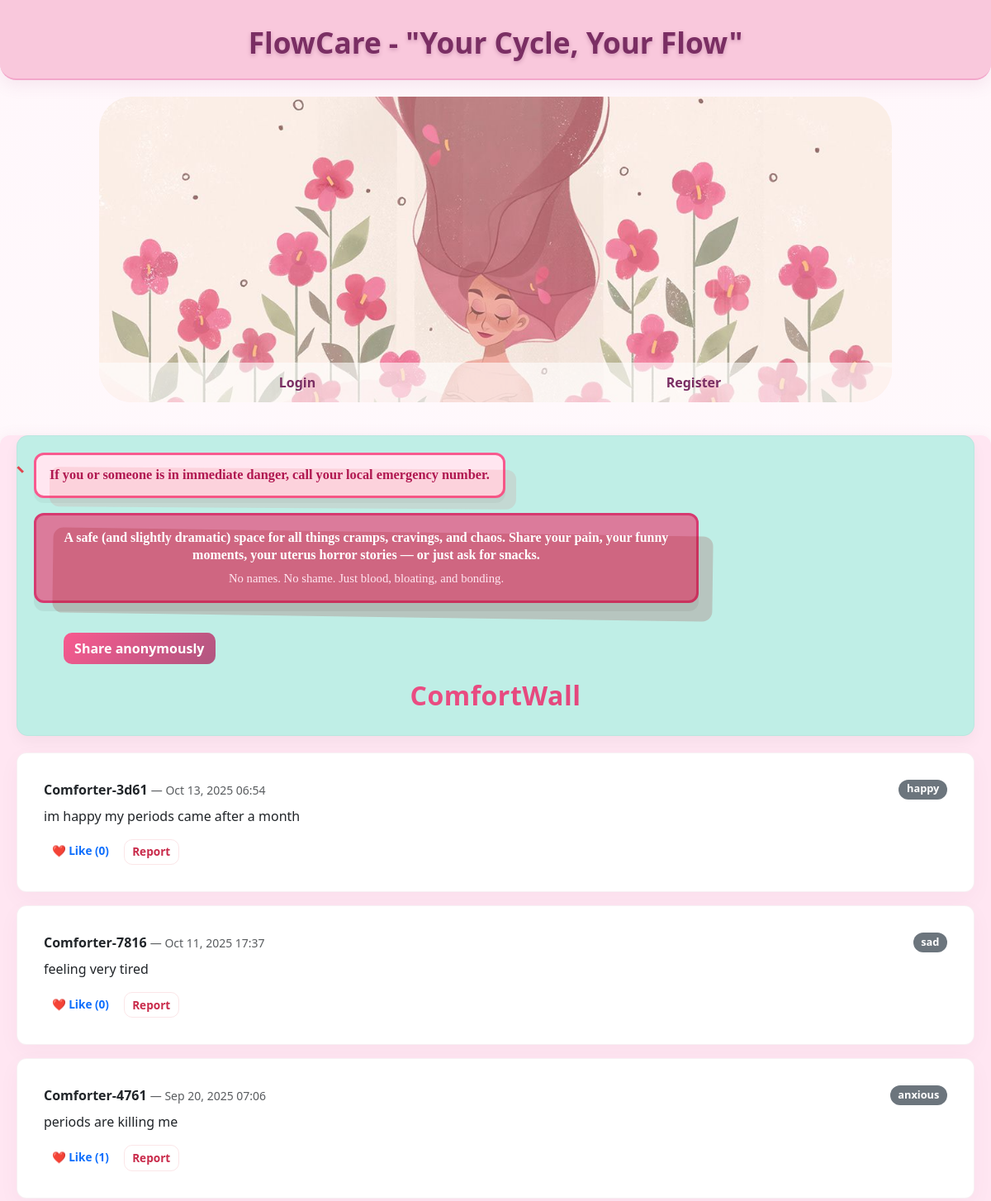
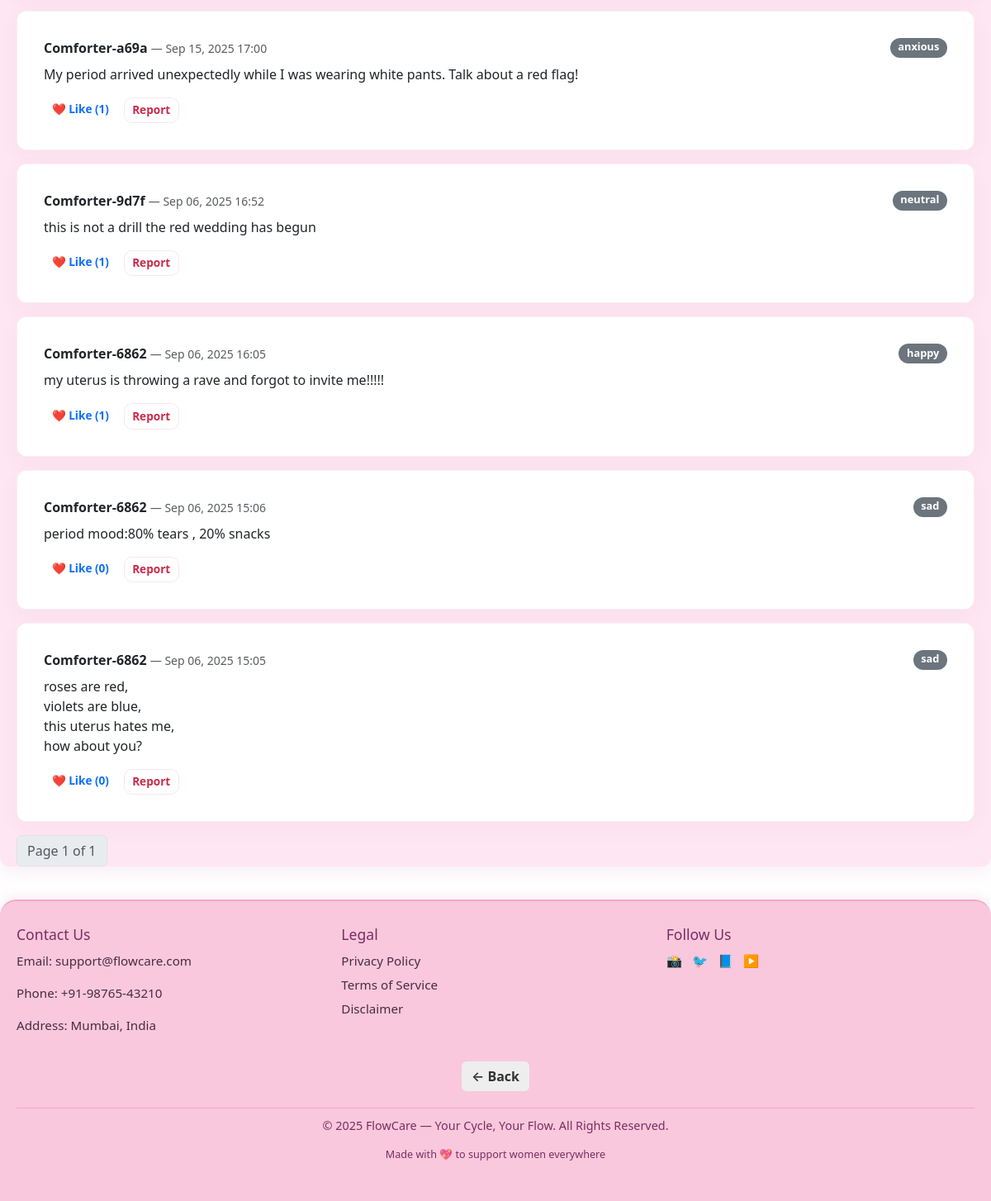
The page /comfortwall/ on the database its author committed (2 pictures, top to bottom).
### comfortwall/models.py (models this page shows, shortened)
class Post(models.Model):
    id = models.UUIDField(primary_key=True, default=uuid.uuid4, editable=False)
    content = models.TextField()
    mood = models.CharField(max_length=20, choices=MOOD_CHOICES, blank=True)
    tags = models.CharField(max_length=200, blank=True, help_text="Comma-separated tags")
    anon_name = models.CharField(max_length=30, default="Anonymous")
    session_key = models.CharField(max_length=100, blank=True)
    ip_hash = models.CharField(max_length=64, blank=True)
    is_approved = models.BooleanField(default=False)  # default: moderation queue
    is_flagged = models.BooleanField(default=False)
    reports_count = models.PositiveIntegerField(default=0)
    likes_count = models.PositiveIntegerField(default=0)
    created_at = models.DateTimeField(default=timezone.now)
    delete_token = models.CharField(
        max_length=64,
        blank=True,
        help_text="Token stored in user's session to allow self-delete"
    )
    class Meta:
        ordering = ["-created_at"]
        indexes = [
            models.Index(fields=["is_approved", "created_at"]),
        ]

### comfortwall/views.py (the view)
# urls.py: path("", views.list_posts, name="list"),
def list_posts(request):
    posts_qs = Post.objects.filter(is_approved=True).order_by('-created_at')
    paginator = Paginator(posts_qs, 10)  # 10 posts per page
    page_number = request.GET.get('page')
    posts = paginator.get_page(page_number)
    return render(request, 'comfortwall/list.html', {'posts': posts})

### comfortwall/templates/comfortwall/list.html (shortened to what this page needs)
{% extends "base.html" %}
{% load static %}
{% block head %}
<link rel="stylesheet" href="{% static 'comfortwall/css/comfortwall.css' %}">
{% endblock %}
{% block content %}
  {% include "comfortwall/_resource_banner.html" %}
  {% if posts %}
    {% for post in posts %}
      <div class="card mb-3">
        <div class="card-body">
          <div class="d-flex justify-content-between">
            <div>
              <strong>{{ post.anon_name }}</strong>
              <small class="text-muted"> — {{ post.created_at|date:"M d, Y H:i" }}</small>
            </div>
            {% if post.mood %}
              <span class="badge bg-secondary">{{ post.mood }}</span>
            {% endif %}
          </div>
          <p class="mt-2">{{ post.content|linebreaksbr }}</p>
          <div class="d-flex gap-2 mt-2">
            <form action="{% url 'comfortwall:like' post.id %}" method="post" style="display:inline;">
              <button class="btn btn-sm btn-outline-primary">
                ❤️ Like ({{ post.likes_count }})
              </button>
            </form>
            <button type="button"
                    class="btn btn-sm btn-outline-danger report-open-btn"
                    data-post-id="{{ post.id }}"
                    aria-haspopup="dialog"
                    aria-controls="report-modal">
              Report
            </button>
          </div>
        </div>
      </div>
    {% endfor %}
    <nav>
      <ul class="pagination">
        <li class="page-item disabled">
          <span class="page-link">Page {{ posts.number }} of {{ posts.paginator.num_pages }}</span>
        </li>
      </ul>
    </nav>
  {% else %}
    <p>No posts yet. Be the first to share something.</p>
  {% endif %}
{% endblock %}

### myflowcare/templates/base.html (shortened to what this page needs)
{% load static %}
<!DOCTYPE html>
<html lang="en">
<head>
    <link rel="stylesheet" href="{% static 'css/base.css' %}">
    <link rel="stylesheet" href="{% static 'css/cyclemate.css' %}">
    <link rel="stylesheet" href="{% static 'flowfinds/flowfinds.css' %}">
    <link rel="stylesheet" href="{% static 'css/legal.css' %}">
    <link href="https://cdn.jsdelivr.net/npm/bootstrap@5.3.2/dist/css/bootstrap.min.css" rel="stylesheet">
    <link rel="stylesheet" href="{% static 'comfortwall/css/comfortwall.css' %}">
    {% block head %}{% endblock %}
</head>
<body>
<header>
    <h1>FlowCare - "Your Cycle, Your Flow"</h1>
</header>
<nav class="nav-pill">
  <div class="nav-bg-wrapper">
    <img src="{% static 'images/flowcare-logo.jpg' %}" alt="FlowCare Banner" class="nav-bg">
    <ul>
      {% if user.is_authenticated %}
        <li><a href="{% url 'flowapp:home' %}">Home</a></li>
        <li><a href="{% url 'flowapp:aboutus' %}">About Us</a></li>
        <li><a href="{% url 'flowapp:cyclemate' %}">CycleMate</a></li>
        <li><a href="{% url 'flowapp:comfortwall' %}">ComfortWall</a></li>
        <li><a href="{% url 'flowapp:helpmap' %}">HelpMap</a></li>
        <li><a href="{% url 'flowapp:flowfacts' %}">FlowFacts</a></li>
        <li><a href="{% url 'flowapp:flowfinds' %}">FlowFinds</a></li>
        <li>
          <form action="{% url 'flowapp:logout' %}" method="post" class="logout-form">
            {% csrf_token %}
            <button type="submit" class="nav-link-btn">Logout</button>
          </form>
        </li>
      {% else %}
        <li><a href="{% url 'flowapp:login' %}">Login</a></li>
        <li><a href="{% url 'flowapp:register' %}">Register</a></li>
      {% endif %}
    </ul>
  </div>
</nav>
<main>
    {% block content %}
    {% endblock %}
</main>
<footer class="site-footer">
  <div class="footer-container">
    <div class="footer-section contact">
      <h4>Contact Us</h4>
      <p>Email: <a href="mailto:support@flowcare.com">support@flowcare.com</a></p>
      <p>Phone: +91-98765-43210</p>
      <p>Address: Mumbai, India</p>
    </div>
    <div class="footer-section legal">
      <h4>Legal</h4>
      <ul>
         <li><a href="{% url 'flowapp:privacy_policy' %}">Privacy Policy</a></li>
         <li><a href="{% url 'flowapp:terms_of_service' %}">Terms of Service</a></li>
         <li><a href="{% url 'flowapp:disclaimer' %}">Disclaimer</a></li>
      </ul>
    </div>
    <div class="footer-section social">
      <h4>Follow Us</h4>
      <div class="social-icons">
        <a href="#" aria-label="Instagram">📸</a>
        <a href="#" aria-label="Twitter">🐦</a>
        <a href="#" aria-label="Facebook">📘</a>
        <a href="#" aria-label="YouTube">▶️</a>
      </div>
    </div>
  </div>
  <div class="back-button" style="margin-top:1rem;">
    <a href="javascript:history.back()" class="btn-back">← Back</a>
  </div>
  <div class="footer-bottom">
    <p>&copy; 2025 FlowCare — Your Cycle, Your Flow. All Rights Reserved.</p>
    <p class="small">Made with 💖 to support women everywhere</p>
  </div>
</footer>
</body>
</html>

### comfortwall/templates/comfortwall/_resource_banner.html (shortened to what this page needs)
{% load static %}
<section class="comfort-banner comfort-banner--hero" role="region" aria-label="ComfortWall notice">
  <div class="comfort-banner__inner">
    <div class="comfort-banner__notice">
      <div class="info-stack">
        <div class="infobox infobox--headline">
          <div class="infobox-content">
            If you or someone is in immediate danger, call your local emergency number.
          </div>
        </div>
        <div class="infobox infobox--body">
          <div class="infobox-content">
            A safe (and slightly dramatic) space for all things cramps, cravings, and chaos.
            Share your pain, your funny moments, your uterus horror stories — or just ask for snacks.
            <span class="comfort-banner__muted">
              No names. No shame. Just blood, bloating, and bonding.
            </span>
          </div>
        </div>
      </div>
    </div>
    <div class="comfort-banner__actions">
      <a href="{% url 'comfortwall:create' %}" class="btn btn-primary btn-hero">Share anonymously</a>
    </div>
  </div>
  <h2 class="comfort-banner__title">ComfortWall</h2>
</section>

### static/css/base.css (style rules this page uses)
* { margin: 0; padding: 0; box-sizing: border-box; }
body { font-family: 'Segoe UI', Tahoma, Geneva, Verdana, sans-serif; background-color: #fff0f6; color: #4a2c40; line-height: 1.7; }
header { background-color: #f9c8dc; padding: 30px 0 15px; text-align: center; border-bottom: 2px solid #f3a7cb; box-shadow: 0 6px 20px rgba(168, 80, 130, 0.1); border-radius: 0 0 20px 20px; }
header h1 { color: #7a2e63; font-weight: 800; font-size: 2.2rem; text-shadow: 0 2px 5px rgba(122, 46, 99, 0.3); }
.nav-bg-wrapper { position: relative; width: 80%; height:370px; border-radius: 40px; overflow: hidden; margin: 20px auto; max-width: 1200px; display: flex; flex-direction: column; justify-content: flex-end; }
.nav-bg { position: absolute; top: 0; left: 0; width: 100%; height: 100%; object-fit: cover; z-index: 0; }
.nav-bg-wrapper ul { position: relative; z-index: 1; list-style: none; margin: 0; padding: 0; display: flex; width: 100%; background: rgba(255, 255, 255, 0.6); }
.nav-bg-wrapper ul li { flex: 1; text-align: center; }
.nav-bg-wrapper ul li a, .nav-link-btn { display: block; text-decoration: none; background: none; border: none; cursor: pointer; font-family: inherit; font-size: 1rem; font-weight: 600; color: #7a2e63; padding: 12px 0; transition: all 0.3s ease; }
main { max-width: 1200px; margin: 40px auto; padding: 0 20px; background: #ffe6f2; border-radius: 12px; box-shadow: 0 4px 20px rgba(168, 80, 130, 0.1); }
footer { background-color: #f9c8dc; padding: 30px 20px; border-top: 2px solid #f3a7cb; border-radius: 20px 20px 0 0; margin-top: 40px; box-shadow: 0 -4px 12px rgba(168, 80, 130, 0.1); }
.footer-container { display: flex; justify-content: space-around; flex-wrap: wrap; gap: 20px; text-align: left; }
.footer-section { flex: 1 1 250px; }
.footer-section h4 { color: #7a2e63; margin-bottom: 10px; font-size: 1.1rem; }
.footer-section p, .footer-section ul, .footer-section a { font-size: 0.95rem; color: #4a2c40; text-decoration: none; }
.footer-section ul { list-style: none; padding: 0; }
.footer-section ul li { margin-bottom: 6px; }
.social-icons { display: flex; gap: 12px; font-size: 1.3rem; }
.social-icons a { text-decoration: none; color: #7a2e63; }
.footer-bottom { margin-top: 20px; text-align: center; color: #7a2e63; font-size: 0.9rem; border-top: 1px solid #f3a7cb; padding-top: 10px; }
.back-button { display:flex; justify-content:center; }
.btn-back { display:inline-block; padding: 6px 12px; background: #eee; border-radius: 6px; color: #333; text-decoration:none; font-weight:600; }

### static/css/cyclemate.css (style rules this page uses)
:root { --bg: #ffffff; --text: #4a2c40; --muted: #9e5f89; --card-border: #f3a7cb; --card-bg: #ffffff; --soft-pink: #fdf2f8; --pink-600: #e05c99; --pink-700: #7a2e63; --accent-shadow: rgba(168, 80, 130, 0.12); --mint-500: #34d399; --mint-400: #a7f3d0; --sky-400: #38bdf8; --sky-300: #7dd3fc; --yellow-400: #f59e0b; --yellow-300: #fcd34d; --container-max: 980px; --gutter: 16px; --radius-lg: 12px; --radius-md: 8px; --font-sans: "Helvetica Neue", Arial, sans-serif; --h2-size: 1.6rem; --card-h3-size: 1.15rem; --shadow-soft: 0 6px 18px var(--accent-shadow); --shadow-sm: 0 4px 8px rgba(0,0,0,0.06); --ease: cubic-bezier(.2,.9,.3,1); --transition-fast: 160ms var(--ease); }

### flowfinds/static/flowfinds/flowfinds.css (style rules this page uses)
:root { --bg-100: #fff7fb; --bg-200: #ffffff; --accent: #86476d; --soft-pink: #eba8c2; --muted: #6b6b6b; --card-bg: #ffffff; --shadow: 0 6px 18px rgba(134,71,109,0.08); --shadow-strong: 0 12px 30px rgba(134,71,109,0.12); --radius-lg: 14px; --radius-sm: 8px; --gap: 1rem; --transition: 180ms cubic-bezier(.2,.9,.3,1); --font-sans: "Poppins", system-ui, -apple-system, "Segoe UI", Roboto, "Helvetica Neue", Arial, sans-serif; --text: #222; --muted-2: #777; }
* { box-sizing:border-box }
html,body { height:100% }
body { background: linear-gradient(180deg, var(--bg-100), var(--bg-200)); color: var(--text); font-family: var(--font-sans); margin: 0; padding: 0; -webkit-font-smoothing:antialiased; -moz-osx-font-smoothing:grayscale; line-height:1.45; }

### rows shown on the page
Post: anon_name "Comforter-3d61", created_at "Oct 13, 2025 06:54", mood "happy", content "im happy my periods came after a month", likes_count "0"
Post: anon_name "Comforter-7816", created_at "Oct 11, 2025 17:37", mood "sad", content "feeling very tired", likes_count "0"
Post: anon_name "Comforter-4761", created_at "Sep 20, 2025 07:06", mood "anxious", content "periods are killing me", likes_count "1"
Post: anon_name "Comforter-a69a", created_at "Sep 15, 2025 17:00", mood "anxious", content "My period arrived unexpectedly while I was wearing white pants. Talk about a red flag!", likes_count "1"
Post: anon_name "Comforter-9d7f", created_at "Sep 06, 2025 16:52", mood "neutral", content "this is not a drill the red wedding has begun", likes_count "1"
Post: anon_name "Comforter-6862", created_at "Sep 06, 2025 16:05", mood "happy", content "my uterus is throwing a rave and forgot to invite me!!!!!", likes_count "1"
Post: anon_name "Comforter-6862", created_at "Sep 06, 2025 15:06", mood "sad", content "period mood:80% tears , 20% snacks", likes_count "0"
Post: anon_name "Comforter-6862", created_at "Sep 06, 2025 15:05", mood "sad", content "roses are red, violets are blue, this uterus hates me, how about you?", likes_count "0"

### other values the page prints
{{ posts.number }} "1"
{{ posts.paginator.num_pages }} "1"
